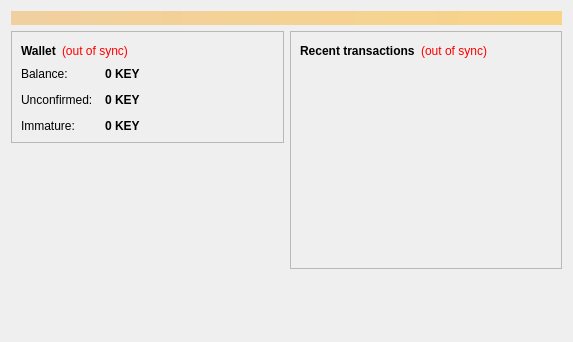
<?xml version="1.0" encoding="UTF-8"?>
<ui version="4.0">
 <class>OverviewPage</class>
 <widget class="QWidget" name="OverviewPage">
  <property name="geometry">
   <rect>
    <x>0</x>
    <y>0</y>
    <width>573</width>
    <height>342</height>
   </rect>
  </property>
  <property name="windowTitle">
   <string>Form</string>
  </property>
  <layout class="QVBoxLayout" name="topLayout">
   <item>
    <widget class="QLabel" name="labelAlerts">
     <property name="visible">
      <bool>false</bool>
     </property>
     <property name="styleSheet">
      <string notr="true">background-color: qlineargradient(x1: 0, y1: 0, x2: 1, y2: 0, stop:0 #F0D0A0, stop:1 #F8D488); color:#000000;</string>
     </property>
     <property name="wordWrap">
      <bool>true</bool>
     </property>
     <property name="margin">
      <number>3</number>
     </property>
    </widget>
   </item>
   <item>
    <layout class="QHBoxLayout" name="horizontalLayout" stretch="1,1">
     <item>
      <layout class="QVBoxLayout" name="verticalLayout_2">
       <item>
        <widget class="QFrame" name="frame">
         <property name="frameShape">
          <enum>QFrame::StyledPanel</enum>
         </property>
         <property name="frameShadow">
          <enum>QFrame::Raised</enum>
         </property>
         <layout class="QVBoxLayout" name="verticalLayout_4">
          <item>
           <layout class="QHBoxLayout" name="horizontalLayout_4">
            <item>
             <widget class="QLabel" name="label_5">
              <property name="font">
               <font>
                <weight>75</weight>
                <bold>true</bold>
               </font>
              </property>
              <property name="text">
               <string>Wallet</string>
              </property>
             </widget>
            </item>
            <item>
             <widget class="QLabel" name="labelWalletStatus">
              <property name="toolTip">
               <string>The displayed information may be out of date. Your wallet automatically synchronizes with the JohnKeyoin network after a connection is established, but this process has not completed yet.</string>
              </property>
              <property name="styleSheet">
               <string notr="true">QLabel { color: red; }</string>
              </property>
              <property name="text">
               <string notr="true">(out of sync)</string>
              </property>
              <property name="alignment">
               <set>Qt::AlignLeading|Qt::AlignLeft|Qt::AlignVCenter</set>
              </property>
             </widget>
            </item>
            <item>
             <spacer name="horizontalSpacer_2">
              <property name="orientation">
               <enum>Qt::Horizontal</enum>
              </property>
              <property name="sizeHint" stdset="0">
               <size>
                <width>40</width>
                <height>20</height>
               </size>
              </property>
             </spacer>
            </item>
           </layout>
          </item>
          <item>
           <layout class="QFormLayout" name="formLayout_2">
            <property name="fieldGrowthPolicy">
             <enum>QFormLayout::AllNonFixedFieldsGrow</enum>
            </property>
            <property name="horizontalSpacing">
             <number>12</number>
            </property>
            <property name="verticalSpacing">
             <number>12</number>
            </property>
            <item row="0" column="0">
             <widget class="QLabel" name="label">
              <property name="text">
               <string>Balance:</string>
              </property>
             </widget>
            </item>
            <item row="0" column="1">
             <widget class="QLabel" name="labelBalance">
              <property name="font">
               <font>
                <weight>75</weight>
                <bold>true</bold>
               </font>
              </property>
              <property name="cursor">
               <cursorShape>IBeamCursor</cursorShape>
              </property>
              <property name="toolTip">
               <string>Your current balance</string>
              </property>
              <property name="text">
               <string notr="true">0 KEY</string>
              </property>
              <property name="textInteractionFlags">
               <set>Qt::LinksAccessibleByMouse|Qt::TextSelectableByKeyboard|Qt::TextSelectableByMouse</set>
              </property>
             </widget>
            </item>
            <item row="1" column="0">
             <widget class="QLabel" name="label_3">
              <property name="text">
               <string>Unconfirmed:</string>
              </property>
             </widget>
            </item>
            <item row="1" column="1">
             <widget class="QLabel" name="labelUnconfirmed">
              <property name="font">
               <font>
                <weight>75</weight>
                <bold>true</bold>
               </font>
              </property>
              <property name="cursor">
               <cursorShape>IBeamCursor</cursorShape>
              </property>
              <property name="toolTip">
               <string>Total of transactions that have yet to be confirmed, and do not yet count toward the current balance</string>
              </property>
              <property name="text">
               <string notr="true">0 KEY</string>
              </property>
              <property name="textInteractionFlags">
               <set>Qt::LinksAccessibleByMouse|Qt::TextSelectableByKeyboard|Qt::TextSelectableByMouse</set>
              </property>
             </widget>
            </item>
            <item row="2" column="0">
             <widget class="QLabel" name="labelImmatureText">
              <property name="text">
               <string>Immature:</string>
              </property>
             </widget>
            </item>
            <item row="2" column="1">
             <widget class="QLabel" name="labelImmature">
              <property name="font">
               <font>
                <weight>75</weight>
                <bold>true</bold>
               </font>
              </property>
              <property name="toolTip">
               <string>Mined balance that has not yet matured</string>
              </property>
              <property name="text">
               <string notr="true">0 KEY</string>
              </property>
              <property name="textInteractionFlags">
               <set>Qt::LinksAccessibleByMouse|Qt::TextSelectableByKeyboard|Qt::TextSelectableByMouse</set>
              </property>
             </widget>
            </item>
           </layout>
          </item>
         </layout>
        </widget>
       </item>
       <item>
        <spacer name="verticalSpacer">
         <property name="orientation">
          <enum>Qt::Vertical</enum>
         </property>
         <property name="sizeHint" stdset="0">
          <size>
           <width>20</width>
           <height>40</height>
          </size>
         </property>
        </spacer>
       </item>
       <item>
         <widget class="QLabel" name="coinimage">
          <property name="text">
           <string/>
         </property>
         <property name="pixmap">
           <pixmap resource="../bitcoin.qrc">:/icons/bitcoin</pixmap>
         </property>
         <property name="scaledContents">
           <bool>false</bool>
         </property>
         <property name="alignment">
           <set>Qt::AlignCenter</set>
         </property>
         <property name="margin">
           <number>-2</number>
         </property>
       </widget>
     </item>
      </layout>
     </item>
     <item>
      <layout class="QVBoxLayout" name="verticalLayout_3">
       <item>
        <widget class="QFrame" name="frame_2">
         <property name="frameShape">
          <enum>QFrame::StyledPanel</enum>
         </property>
         <property name="frameShadow">
          <enum>QFrame::Raised</enum>
         </property>
         <layout class="QVBoxLayout" name="verticalLayout">
          <item>
           <layout class="QHBoxLayout" name="horizontalLayout_2">
            <item>
             <widget class="QLabel" name="label_4">
              <property name="text">
               <string>&lt;b&gt;Recent transactions&lt;/b&gt;</string>
              </property>
             </widget>
            </item>
            <item>
             <widget class="QLabel" name="labelTransactionsStatus">
              <property name="toolTip">
               <string>The displayed information may be out of date. Your wallet automatically synchronizes with the JohnKeyoin network after a connection is established, but this process has not completed yet.</string>
              </property>
              <property name="styleSheet">
               <string notr="true">QLabel { color: red; }</string>
              </property>
              <property name="text">
               <string notr="true">(out of sync)</string>
              </property>
              <property name="alignment">
               <set>Qt::AlignRight|Qt::AlignTrailing|Qt::AlignVCenter</set>
              </property>
             </widget>
            </item>
            <item>
             <spacer name="horizontalSpacer">
              <property name="orientation">
               <enum>Qt::Horizontal</enum>
              </property>
              <property name="sizeHint" stdset="0">
               <size>
                <width>40</width>
                <height>20</height>
               </size>
              </property>
             </spacer>
            </item>
           </layout>
          </item>
          <item>
           <widget class="QListView" name="listTransactions">
            <property name="styleSheet">
             <string notr="true">QListView { background: transparent; }</string>
            </property>
            <property name="frameShape">
             <enum>QFrame::NoFrame</enum>
            </property>
            <property name="verticalScrollBarPolicy">
             <enum>Qt::ScrollBarAlwaysOff</enum>
            </property>
            <property name="horizontalScrollBarPolicy">
             <enum>Qt::ScrollBarAlwaysOff</enum>
            </property>
            <property name="selectionMode">
             <enum>QAbstractItemView::NoSelection</enum>
            </property>
           </widget>
          </item>
         </layout>
        </widget>
       </item>
       <item>
        <spacer name="verticalSpacer_2">
         <property name="orientation">
          <enum>Qt::Vertical</enum>
         </property>
         <property name="sizeHint" stdset="0">
          <size>
           <width>20</width>
           <height>40</height>
          </size>
         </property>
        </spacer>
       </item>
      </layout>
     </item>
    </layout>
   </item>
  </layout>
 </widget>
 <resources/>
 <connections/>
</ui>
